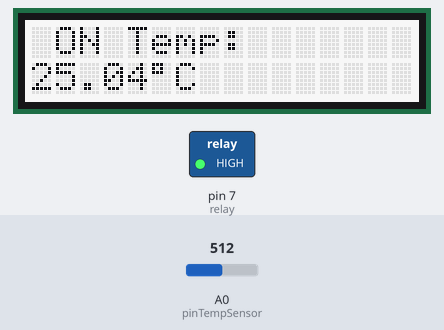
The sketch below on a simulated Arduino Uno, built with avr-gcc and run on an emulated ATmega328P. On the bench: 16×2 character LCD, switched loads named in the sketch (green lamp = pin HIGH). The test bench sets the inputs (shaded band); at power-on: A0 (pinTempSensor) = 512.

Above: at 4.3 s.
4.4 s: A0 (pinTempSensor) set to 542
At 5.0 s:
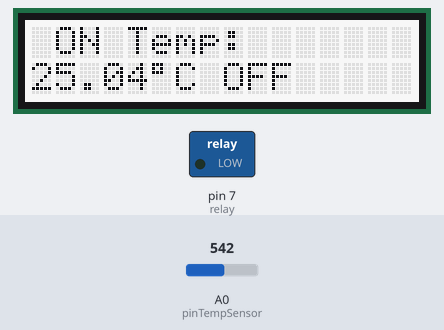
7.7 s: A0 (pinTempSensor) set to 511
At 7.74 s:
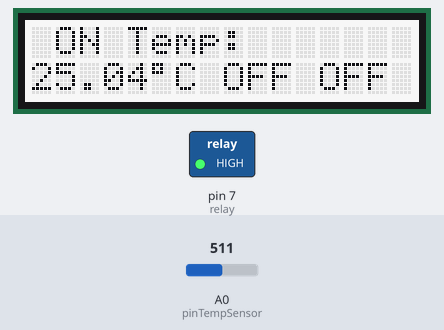
9.8 s: A0 (pinTempSensor) set to 306
At 11.4 s:
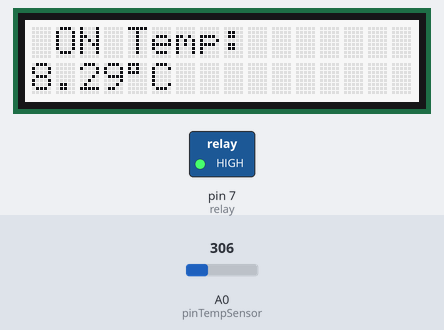
12.4 s: A0 (pinTempSensor) set to 716
At 16.5 s:
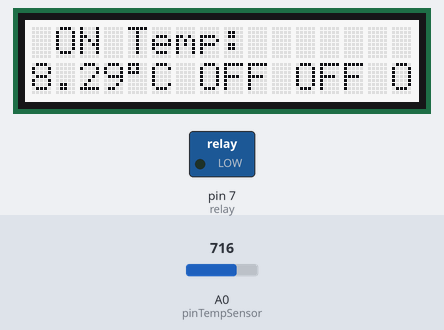
16.9 s: A0 (pinTempSensor) set to 1004
19.0 s: A0 (pinTempSensor) set to 1023
At 20.0 s:
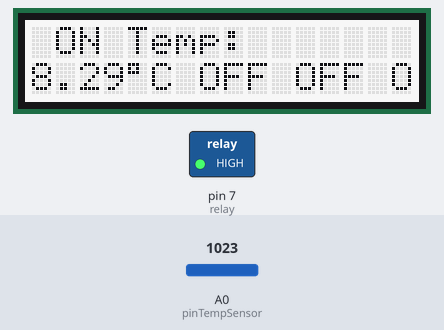
Timing chart, 0 to 22.0 s (numbered marks = the images above; inputs shaded):
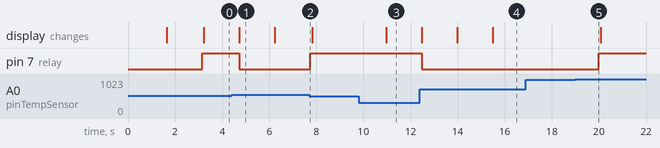

The sketch:

LamCubator_Temp_Display_RelayPowered.ino
```cpp
/*modified by Tania Winters 18/02/2021
created extra lcd.print lines to add more text
this program is to check the temperature and display with print lines.
giving you a coloured screen that can be changed
was set at a pink display screen,
I modified it from colorR = 250, colorG = 0 modified to 250, colorB = 250
gave it a blue screen by cahnging the middle, The relay is to control external fan heater, which is set at D7.*/
#include <Wire.h>
#include "rgb_lcd.h"
#include <math.h>
const int B = 4275; // B value of the thermistor
const int R0 = 100000; // R0 = 100k
const int pinTempSensor = A0; // Grove - Temperature Sensor connect to A0

int reading = 0;
int relay =7;


rgb_lcd lcd;

const int colorR = 250;
const int colorG = 250;
const int colorB = 250;

void setup()
{
  // set up the LCD's number of columns and rows:
 // set up the LCD's number of columns and rows:
lcd.begin(16, 2);
lcd.setRGB(colorR, colorG, colorB);
// Print a message to the LCD.
lcd.print(" Welcome");
delay(1500);

 lcd.begin(16, 2);
lcd.setRGB(colorR, colorG, colorB);
lcd.print(" Lamcubator ");
delay(1500);
}

void loop()
{
  Serial.begin(9600);
  pinMode(relay,OUTPUT);

 int a = analogRead(pinTempSensor);
  float R = 1023.0/a-1.0;
  R = R0*R;

  float temperature = 1.0/(log(R/R0)/B+1/298.15)-273.15;


  //lcd.print(temperature, DEC);
  //lcd.setCursor(0,0);


 if (temperature <= 26)
{

  digitalWrite(7, HIGH);
  lcd.begin(16,2);
  lcd.setCursor(0,0);
  lcd.print(" ON ");
  lcd.print("Temp: ");
  lcd.setCursor(0,5);
  lcd.print(temperature);
  lcd.print((char)223);
  lcd.print("C");


}
else if (temperature > 26)
{
digitalWrite(7, LOW);
lcd.print(" OFF");
}
delay(1500);


}
```

Measured:
- the behaviour switches between 523 and 524 on A0 (pinTempSensor) (found by bisection; images 0 and 1)
- the behaviour switches between 1022 and 1023 on A0 (pinTempSensor) (found by bisection; images 4 and 5)
- after the input at 4.4 s, pin 7 (relay): HIGH → LOW after 0.33 s; the display: changes after 0.33 s (image 1)
- after the input at 7.7 s, pin 7 (relay): LOW → HIGH at once
- after the input at 9.8 s, the display: changes after 1.2 s (image 3)
- after the input at 12.4 s, pin 7 (relay): HIGH → LOW after 0.08 s; the display: first changes after 0.08 s (image 4 shows a later state)
- after the input at 16.9 s, every drawn part: stays the same
- after the input at 19.0 s, pin 7 (relay): LOW → HIGH after 1.0 s
